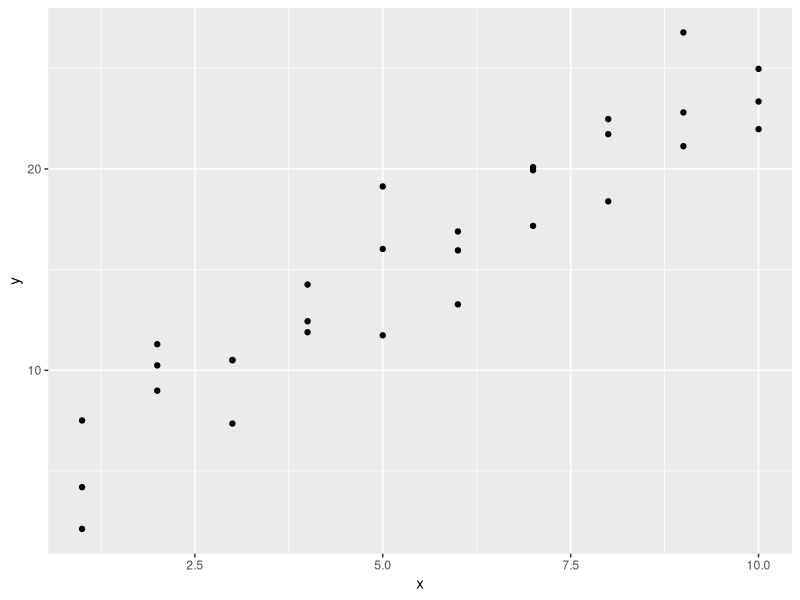
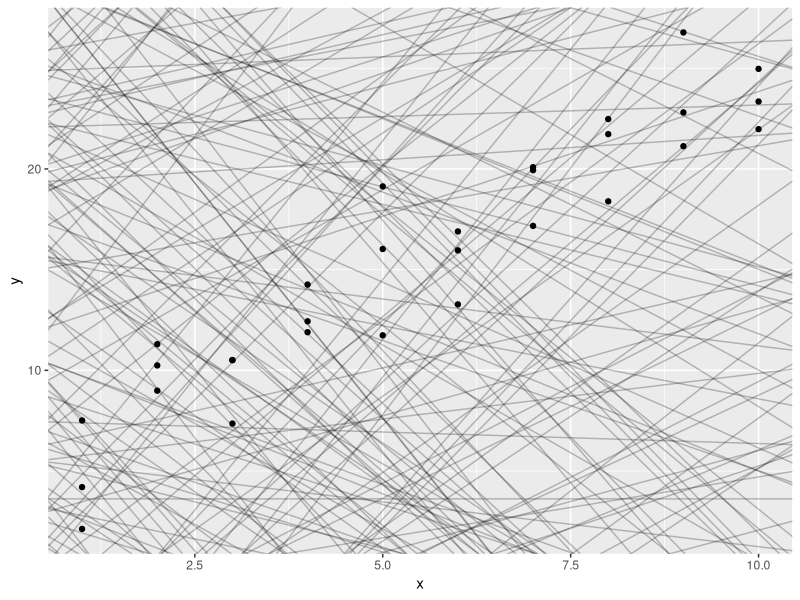
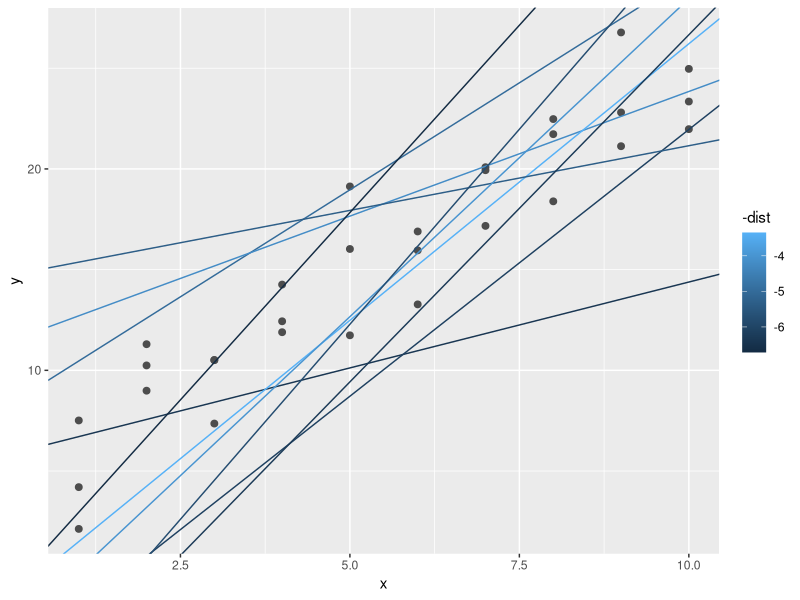
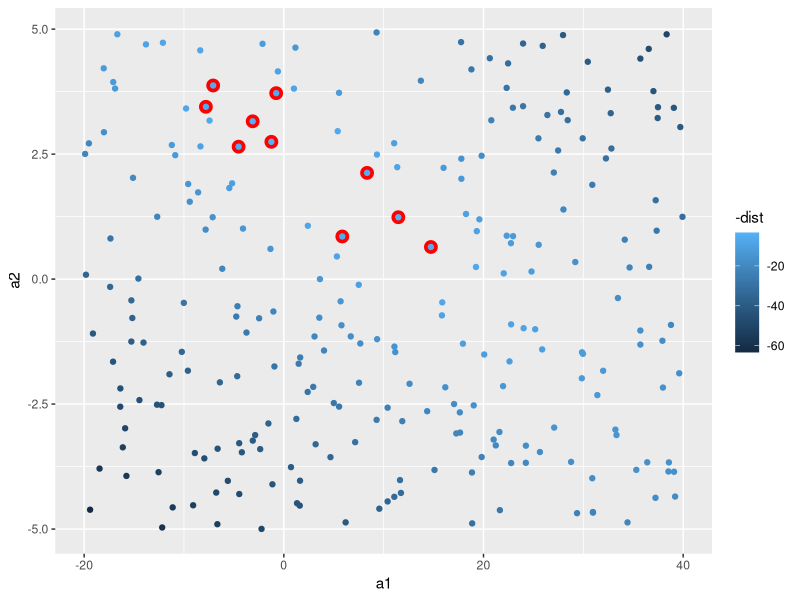
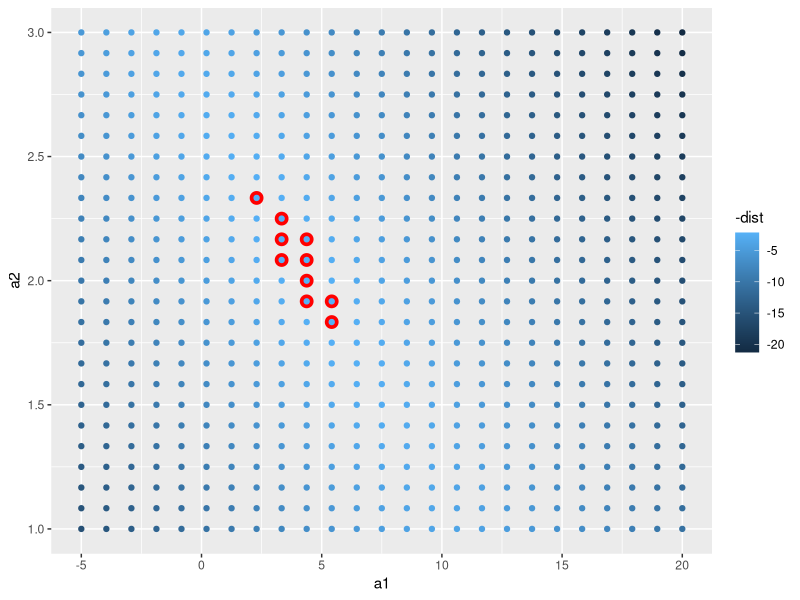
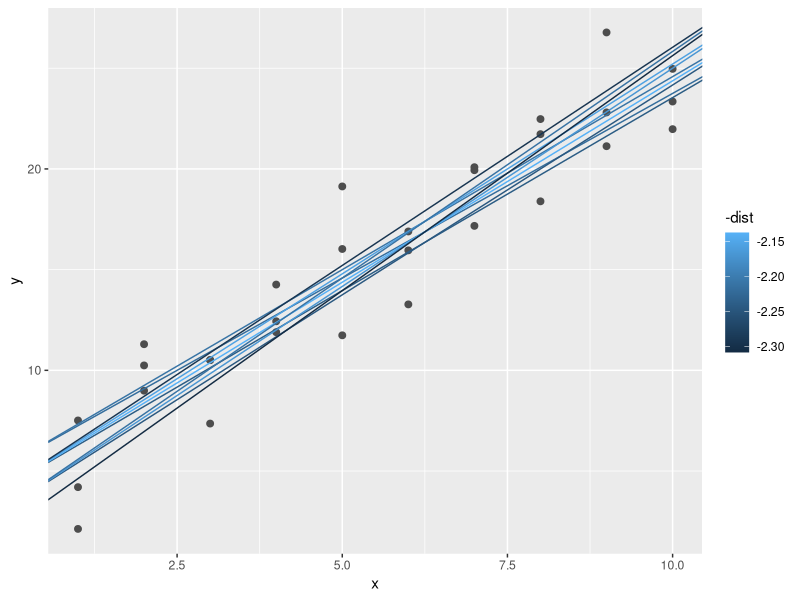
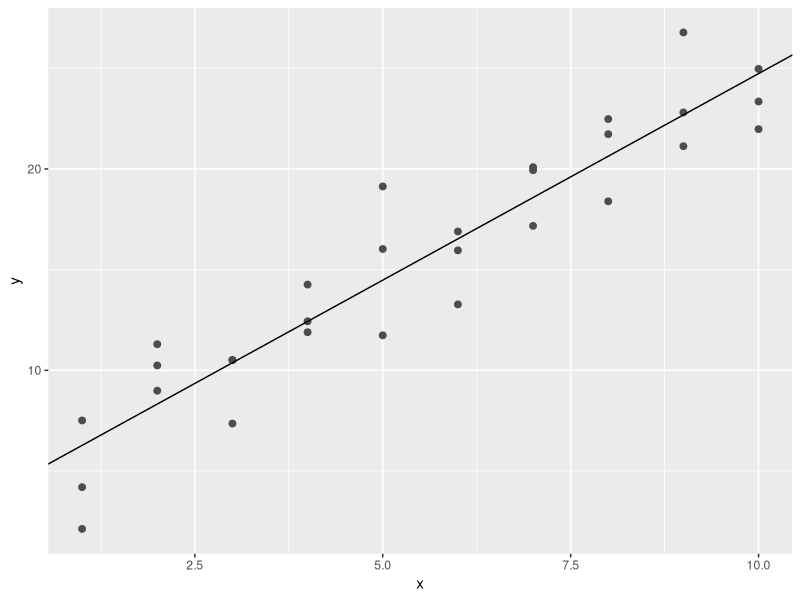
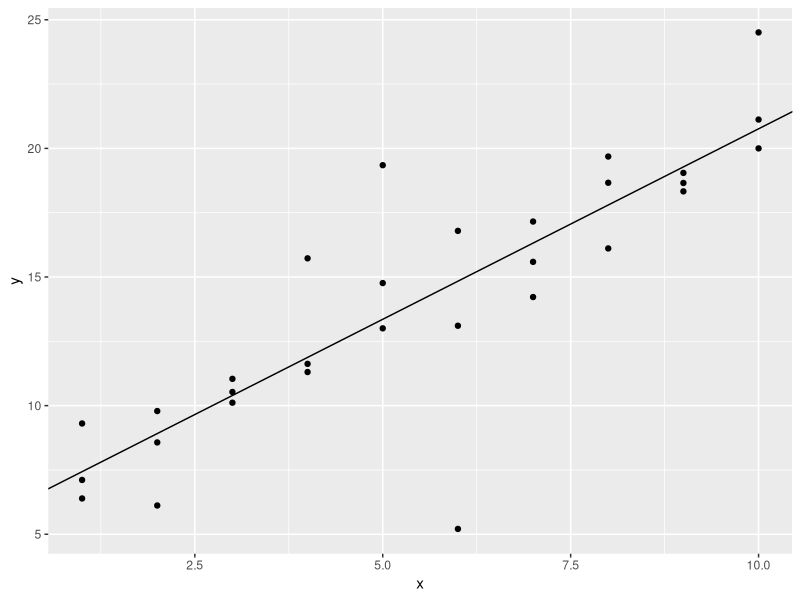

The R source for these figures, in order: (Note: this script raises an error after producing the figures.)
library(tidyverse)
library(modelr)
options(na.action = na.warn)

ggplot(sim1, aes(x, y)) +
  geom_point()

#randomly generate models
models <- tibble(
  a1 = runif(250, -20, 40),
  a2 = runif(250, -5, 5)
)

ggplot(sim1, aes(x, y)) +
  geom_abline(
    aes(intercept = a1, slope = a2),
    data = models, alpha = 1/4
) +
  geom_point()

#model y prediction (linear slope)
model1 <- function(a, data) {
  a[1] + data$x * a[2]
}

model1(c(7, 1.5), sim1)

#rms'ing it
measure_distance <- function(mod, data) {
  diff <- data$y - model1(mod, data)
  sqrt(mean(diff ^2))
}
measure_distance(c(7, 1.5), sim1)

#helper function to run modelling across lots of models
sim1_dist <- function(a1, a2) {
  measure_distance(c(a1, a2), sim1)
}

models <- models %>% 
  mutate(dist = purrr::map2_dbl(a1, a2, sim1_dist))
models

#overlay top 10 best models
ggplot(sim1, aes(x, y)) +
  geom_point(size = 2, color = "grey30") +
  geom_abline(
    aes(intercept = a1, slope = a2, color = -dist),
    data = filter(models, rank(dist) <= 10)
  )

#show models and distance
ggplot(models, aes(a1, a2)) +
  geom_point(
    data = filter(models, rank(dist) <= 10),
    size = 4, color = "red"
  ) +
  geom_point(aes(color = -dist))

##doing a grid version
grid <- expand.grid(
  a1 = seq(-5, 20, length = 25),
  a2 = seq(1, 3, length = 25)
) %>% 
  mutate(dist = purrr::map2_dbl(a1, a2, sim1_dist))

grid %>% 
  ggplot(aes(a1, a2)) +
  geom_point(
    data = filter(grid, rank(dist) <= 10),
    size = 4, color = "red"
  ) +
  geom_point(aes(color = -dist))

#overlay back onto data
ggplot(sim1, aes(x, y)) +
  geom_point(size = 2, color = "grey30") +
  geom_abline(
    aes(intercept = a1, slope = a2, color = -dist),
    data = filter(grid, rank(dist) <= 10)
  )

#optimisation of model using Newton-Raphson
best <- optim(c(0, 0), measure_distance, data = sim1)
best$par

ggplot(sim1, aes(x, y)) +
  geom_point(size = 2, color = "grey30") +
  geom_abline(intercept = best$par[1], slope = best$par[2])

##using lm
sim1_mod <- lm(y ~ x, data = sim1)
coef(sim1_mod)

#exercises p 353
#1
sim1a <- tibble(
  x = rep(1:10, each = 3),
  y = x * 1.5 + 6 + rt(length(x), df = 2)
)
sim1a_mod <- lm(y ~ x, data = sim1a)
sim1a_coef <- coef(sim1a_mod)

ggplot(sim1a, aes(x, y)) +
  geom_point() +
  geom_abline(intercept = sim1a_coef[1], slope = sim1a_coef[2])
#outliers do affect the slope

#2
#ame ing it
#model y prediction (linear slope)
make_prediction <- function(a, data) {
  a[1] + data$x * a[2]
}

measure_distance <- function(mod, data) {
  diff <- data$y - make_prediction(mod, data)
  mean(abs(diff))
}
best <- optim(c(0, 0), measure_distance, data = sim1a)

ggplot(sim1a, aes(x, y)) +
  geom_point() +
  geom_abline(intercept = sim1a_coef[1], slope = sim1a_coef[2]) +
  geom_abline(intercept = best$par[1], slope = best$par[2], colour="red",size=2)

#3
#a third dimension - where one vaue is essentially dependent on another and will be different dependent on what one of the two (x^0) variables is allocated
#so an infinite number of combinations with the two values

#visualising models
#grid of values
grid <- sim1 %>% 
  data_grid(x)
grid
sim1

grid <- grid %>% 
  add_predictions(sim1_mod)
grid

ggplot(sim1, aes(x)) +
  geom_point(aes(y = y)) +
  geom_line(
    aes(y = pred),
    data = grid,
    color = "red",
    size = 1
  )

##residuals
sim1_res <- sim1 %>%
  add_residuals(sim1_mod)
sim1_res

ggplot(sim1_res, aes(resid)) +
  geom_freqpoly(binwidth = 0.5)

#recreating plot with residuals
ggplot(sim1_res, aes(x, resid)) +
  geom_ref_line(h = 0) +
  geom_point()

#ex pe 358
#1
loess_mod <- loess(y ~ x, data = sim1)
grid <- sim1 %>% 
  add_predictions(loess_mod)
grid
ggplot(grid) +
  geom_point(aes(x, y)) +
  geom_line(aes(x, pred, color='red')) +
  geom_smooth(aes(x, y, color="blue"))
###it looks like the prediction with loess is the same as geom_smooth

linear_mod <- lm(y ~ x, data = sim1)
grid2 <- sim1 %>% 
  add_predictions(linear_mod)
grid2
ggplot(grid2) +
  geom_point(aes(x, y)) +
  geom_line(aes(x, pred, color='red')) +
  geom_smooth(aes(x, y, color="blue"))

#2
?add_predictions
?gather_predictions

grid3 <- sim1 %>% 
  spread_predictions(loess_mod, linear_mod)
grid3

grid4 <- sim1 %>% 
  gather_predictions(loess_mod, linear_mod)
grid4

#3
?geom_ref_line
ggplot(grid2) +
  geom_point(aes(x, y)) +
  geom_line(aes(x, pred, color='red')) +
  geom_ref_line(h = 15)

grid2a <- grid2 %>% 
  add_residuals(loess_mod)
grid2a
ggplot(grid2a) +
  geom_point(aes(x, resid)) +
  geom_ref_line(h=0)

#4
ggplot(grid2a) +
  geom_freqpoly(aes(resid))

#formulas
#model matrix shows the conversion of formula to function
df <- tribble(
  ~y,   ~x1,    ~x2,
  4,      2,     5,
  5,      1,     6
)
model_matrix(df, y ~ x1)

#explicity drop column using -1
model_matrix(df, y ~ x1 - 1)
model_matrix(df, y~x1 + x2)

df <- tribble(
  ~ sex,  ~ response,
  "male",   1,
  "female", 2,
  "male",   1
)
model_matrix(df, response ~ sex)

#sim2 dataset
ggplot(sim2) +
  geom_point(aes(x, y))

mod2 <- lm(y ~ x, data = sim2)
grid <- sim2 %>% 
  data_grid(x) %>% 
  add_predictions(mod2)
grid

#visualise predictions
ggplot(sim2, aes(x)) +
  geom_point(aes(y = y)) +
  geom_point(
    data = grid,
    aes(y = pred),
    color = "red",
    size = 4
  )

#you cannot make predictions about levels that you didn't observe
tibble(x= "e") %>% 
  add_predictions(mod2)

#continuous + categorical
ggplot(sim3, aes(x1, y)) +
  geom_point(aes(color = x2))

sim3

#independent model
mod1 <- lm(y ~ x1 + x2, data = sim3)
#interaction model
mod2 <- lm(y ~ x1 * x2, data = sim3)

grid <- sim3 %>% 
  data_grid(x1, x2) %>% 
  gather_predictions(mod1, mod2)
grid

ggplot(sim3, aes(x1, y, color = x2)) +
  geom_point() +
  geom_line(data = grid, aes(y = pred)) +
  facet_wrap(~ model)

#map residuals
sim3 <- sim3 %>% 
  gather_residuals(mod1, mod2)

ggplot(sim3, aes(x1, resid, color = x2)) +
  geom_point() +
  facet_grid(model ~ x2)

#continuous interaction
#independent model
mod1 <- lm(y ~ x1 + x2, data = sim4)
#interaction model
mod2 <- lm(y ~ x1 * x2, data = sim4)

